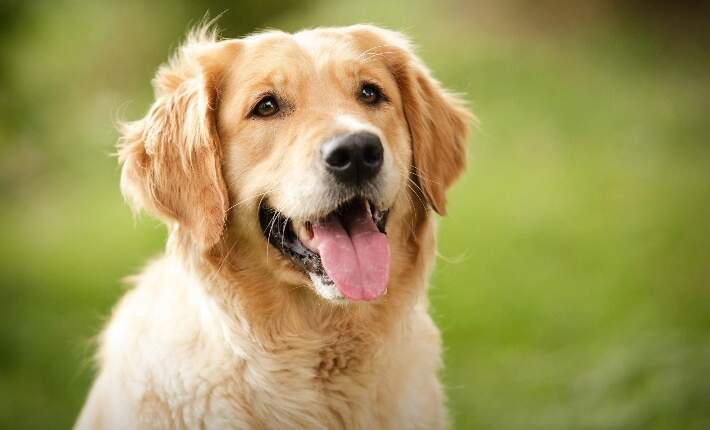
#> input picture dog.jpg, 710 x 430 px, found by its file name
$ python exp2.py
#> lines starting #> are read from the running program, lines starting #| are printed output that depends on the picture
import argparse

import cv2
import matplotlib.pyplot as plt
import numpy as np

image_path = r"E:\sem 7\CV LAB\dog.jpg"
image = cv2.imread(image_path)
#> image is the input picture: shape (430, 710, 3); mean B, G, R 89.5, 151.3, 160.4
def add_salt_pepper_noise(image, probability=0.04):
    """Add salt (white) and pepper (black) noise to a grayscale image."""
    noisy_image = image.copy()
    random_values = np.random.rand(*image.shape)

    noisy_image[random_values < probability / 2] = 0
    noisy_image[random_values > 1 - probability / 2] = 255
    return noisy_image


def median_filter(image, window_size=3):
    """Remove noise using a manual moving-window median filter."""
    if window_size < 1 or window_size % 2 == 0:
        raise ValueError("window_size must be a positive odd number.")

    padding = window_size // 2
    padded_image = cv2.copyMakeBorder(
        image, padding, padding, padding, padding, cv2.BORDER_REFLECT
    )
    filtered_image = np.zeros_like(image)

    height, width = image.shape
    for row in range(height):
        for column in range(width):
            window = padded_image[row : row + window_size, column : column + window_size]
            filtered_image[row, column] = np.median(window)

    return filtered_image


def main(image_path, probability):
    image = cv2.imread(image_path, cv2.IMREAD_GRAYSCALE)
    if image is None:
        raise FileNotFoundError(f"Could not read image: {image_path}")

    noisy_image = add_salt_pepper_noise(image, probability)
    denoised_image = median_filter(noisy_image, window_size=3)

    plt.figure(figsize=(15, 4))
    for position, (title, display_image) in enumerate(
        [
            ("Original Image", image),
            (f"Noisy Image (p={probability})", noisy_image),
            ("Denoised Image", denoised_image),
        ],
        start=1,
    ):
        plt.subplot(1, 3, position)
        plt.imshow(display_image, cmap="gray")
        plt.title(title)
        plt.axis("off")

    plt.tight_layout()
    plt.show()


if __name__ == "__main__":
    parser = argparse.ArgumentParser(description="Salt-and-pepper noise removal.")
    parser.add_argument("image", nargs="?", default="dog.jpg", help="Path to input image")
    parser.add_argument("--probability", type=float, default=0.04, help="Noise probability")
    arguments = parser.parse_args()
    main(arguments.image, arguments.probability)
#> in main, `image = cv2.imread(image_path, cv2.IMREAD_GRAYSCALE)`:
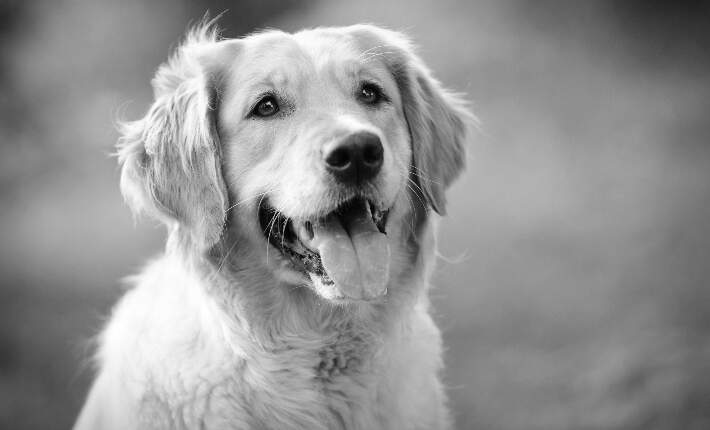
#> image: shape (430, 710); min 0, max 255, mean 147
#> in add_salt_pepper_noise, `noisy_image[random_values > 1 - probability / 2] = 255`:
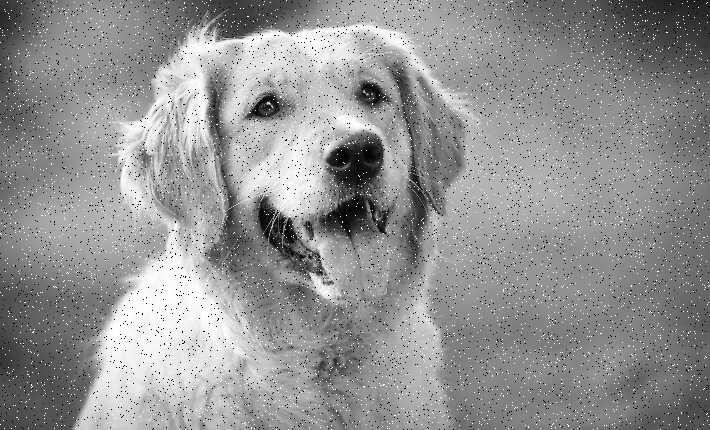
#> noisy_image: shape (430, 710); min 0, max 255, mean 146.2
#> in median_filter, `padded_image = cv2.copyMakeBorder( image, padding, padding, padding, p..`:
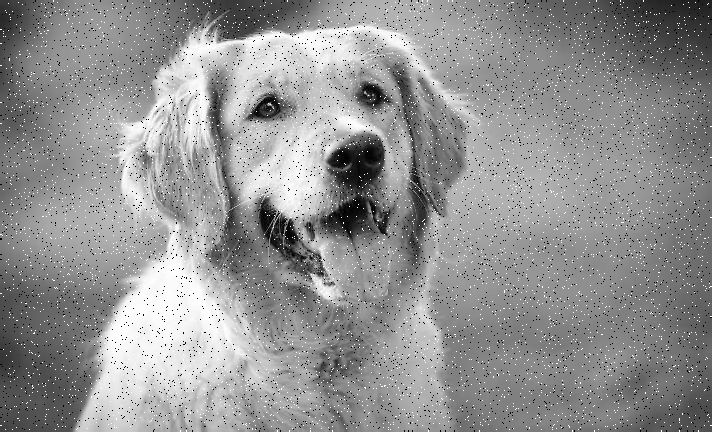
#> padded_image: shape (432, 712); min 0, max 255, mean 145.9
#> the loop in main, `for position, (title, display_image) in enumerate( [ ("Original Image"..` made 3 passes
#> title on passes 1 to 3: 'Original Image', 'Noisy Image (p=0.04)', 'Denoised Image'
#> in main, `plt.show()`:
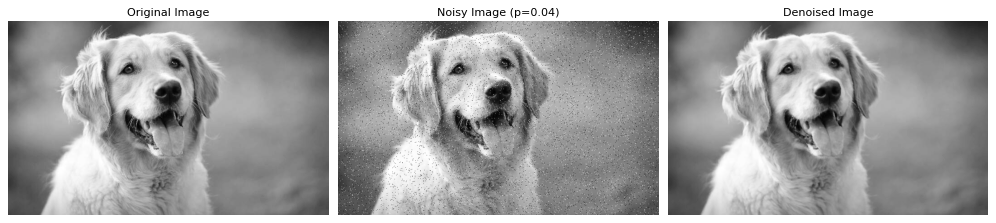
#> figure drawn by matplotlib, 3 panels
